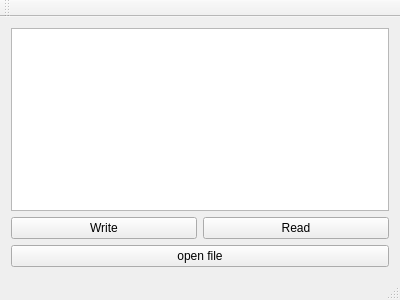
<?xml version="1.0" encoding="UTF-8"?>
<ui version="4.0">
 <class>MainWindow</class>
 <widget class="QMainWindow" name="MainWindow">
  <property name="geometry">
   <rect>
    <x>0</x>
    <y>0</y>
    <width>400</width>
    <height>300</height>
   </rect>
  </property>
  <property name="windowTitle">
   <string>MainWindow</string>
  </property>
  <widget class="QWidget" name="centralWidget">
   <layout class="QVBoxLayout" name="verticalLayout">
    <item>
     <widget class="QPlainTextEdit" name="plainTextEdit"/>
    </item>
    <item>
     <layout class="QHBoxLayout" name="horizontalLayout">
      <item>
       <widget class="QPushButton" name="pushButton">
        <property name="text">
         <string>Write</string>
        </property>
       </widget>
      </item>
      <item>
       <widget class="QPushButton" name="pushButton_2">
        <property name="text">
         <string>Read</string>
        </property>
       </widget>
      </item>
     </layout>
    </item>
    <item>
     <widget class="QPushButton" name="pushButton_3">
      <property name="text">
       <string>open file</string>
      </property>
     </widget>
    </item>
   </layout>
  </widget>
  <widget class="QMenuBar" name="menuBar">
   <property name="geometry">
    <rect>
     <x>0</x>
     <y>0</y>
     <width>400</width>
     <height>17</height>
    </rect>
   </property>
  </widget>
  <widget class="QToolBar" name="mainToolBar">
   <attribute name="toolBarArea">
    <enum>TopToolBarArea</enum>
   </attribute>
   <attribute name="toolBarBreak">
    <bool>false</bool>
   </attribute>
  </widget>
  <widget class="QStatusBar" name="statusBar"/>
 </widget>
 <layoutdefault spacing="6" margin="11"/>
 <resources/>
 <connections/>
</ui>
